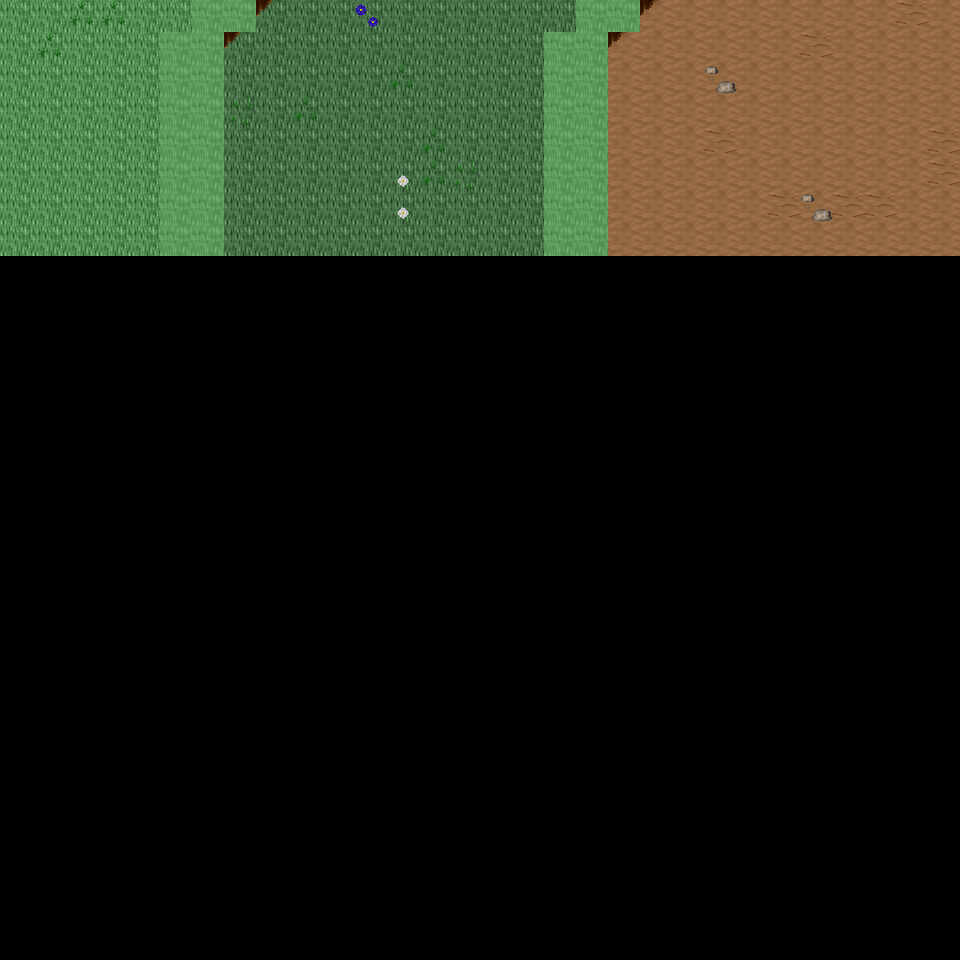

A level layout from a 2D game, rendered from its tile map. Below: a short description, then the map file with tile-grid data replaced by summaries:
An orthogonal 30x30 tile map with 32x32 px tiles, 6 tile layers (Ground, Object, Object2, Above, ...), 25 tilesets and 5 objects (5x mapExit).

<map version="1.0" orientation="orthogonal" renderorder="right-down" width="30" height="30" tilewidth="32" tileheight="32" nextobjectid="6">
  <tileset firstgid="1" name="tileset_ground_ground" tilewidth="32" tileheight="32" tilecount="33" columns="3">
    <image source="../drawable/tileset_ground_ground.png" width="96" height="352" />
  </tileset>
  <tileset firstgid="34" name="tileset_ground_grass_edges" tilewidth="32" tileheight="32" tilecount="36" columns="12">
    <image source="../drawable/tileset_ground_grass_edges.png" width="384" height="96" />
  </tileset>
  <tileset firstgid="70" name="tileset_ground_ridge_earth_dark" tilewidth="32" tileheight="32" tilecount="96" columns="12">
    <image source="../drawable/tileset_ground_ridge_earth_dark.png" width="384" height="256" />
  </tileset>
  <tileset firstgid="166" name="tileset_plant_flower_daisy_white" tilewidth="32" tileheight="32" tilecount="8" columns="2">
    <image source="../drawable/tileset_plant_flower_daisy_white.png" width="64" height="128" />
  </tileset>
  <tileset firstgid="174" name="tileset_plant_grasses" tilewidth="32" tileheight="32" tilecount="6" columns="3">
    <image source="../drawable/tileset_plant_grasses.png" width="96" height="64" />
  </tileset>
  <tileset firstgid="180" name="tileset_ground_rock_pebbles" tilewidth="32" tileheight="32" tilecount="3" columns="1">
    <image source="../drawable/tileset_ground_rock_pebbles.png" width="32" height="96" />
  </tileset>
  <tileset firstgid="183" name="tileset_plant_flower_daisy_blue" tilewidth="32" tileheight="32" tilecount="8" columns="2">
    <image source="../drawable/tileset_plant_flower_daisy_blue.png" width="64" height="128" />
  </tileset>
  <tileset firstgid="191" name="tileset_ground_ladder_vertical_dark" tilewidth="32" tileheight="32" tilecount="3" columns="3">
    <image source="../drawable/tileset_ground_ladder_vertical_dark.png" width="96" height="32" />
  </tileset>
  <tileset firstgid="194" name="tileset_item_corpse_huge_animal" tilewidth="32" tileheight="32" tilecount="16" columns="2">
    <image source="../drawable/tileset_item_corpse_huge_animal.png" width="64" height="256" />
  </tileset>
  <tileset firstgid="210" name="tileset_ground_ladder_steps" tilewidth="32" tileheight="32" tilecount="6" columns="3">
    <image source="../drawable/tileset_ground_ladder_steps.png" width="96" height="64" />
  </tileset>
  <tileset firstgid="216" name="tileset_logic_creature_rodent" tilewidth="32" tileheight="32" tilecount="8" columns="8">
    <image source="../drawable/tileset_logic_creature_rodent.png" width="256" height="32" />
  </tileset>
  <tileset firstgid="224" name="tileset_logic_creature_animal" tilewidth="32" tileheight="32" tilecount="32" columns="8">
    <image source="../drawable/tileset_logic_creature_animal.png" width="256" height="128" />
  </tileset>
  <tileset firstgid="256" name="tileset_logic_portal" tilewidth="32" tileheight="32" tilecount="24" columns="8">
    <image source="../drawable/tileset_logic_portal.png" width="256" height="96" />
  </tileset>
  <tileset firstgid="280" name="tileset_logic_creature_orc" tilewidth="32" tileheight="32" tilecount="5" columns="5">
    <image source="../drawable/tileset_logic_creature_orc.png" width="192" height="32" />
  </tileset>
  <tileset firstgid="285" name="tileset_logic_collision" tilewidth="32" tileheight="32" tilecount="1" columns="1">
    <image source="../drawable/tileset_logic_collision.png" width="32" height="32" />
  </tileset>
  <tileset firstgid="286" name="tileset_ground_green_paving" tilewidth="32" tileheight="32" tilecount="18" columns="3">
    <image source="../drawable/tileset_ground_green_paving.png" width="96" height="192" />
  </tileset>
  <tileset firstgid="304" name="tileset_logic_protection" tilewidth="32" tileheight="32" tilecount="2" columns="2">
    <image source="../drawable/tileset_logic_protection.png" width="64" height="32" />
  </tileset>
  <tileset firstgid="306" name="tileset_ground_earth_edges" tilewidth="32" tileheight="32" tilecount="18" columns="6">
    <image source="../drawable/tileset_ground_earth_edges.png" width="192" height="96" />
  </tileset>
  <tileset firstgid="324" name="tileset_ground_grass_corners" tilewidth="32" tileheight="32" tilecount="24" columns="6">
    <image source="../drawable/tileset_ground_grass_corners.png" width="192" height="128" />
  </tileset>
  <tileset firstgid="348" name="tileset_plant_tree_tree_darkgreen" tilewidth="32" tileheight="32" tilecount="88" columns="8">
    <image source="../drawable/tileset_plant_tree_tree_darkgreen.png" width="256" height="352" />
  </tileset>
  <tileset firstgid="436" name="tileset_plant_tree_evergreen" tilewidth="32" tileheight="32" tilecount="36" columns="3">
    <image source="../drawable/tileset_plant_tree_evergreen.png" width="96" height="384" />
  </tileset>
  <tileset firstgid="472" name="tileset_building_decoration_rocks" tilewidth="32" tileheight="32" tilecount="6" columns="3">
    <image source="../drawable/tileset_building_decoration_rocks.png" width="96" height="64" />
  </tileset>
  <tileset firstgid="478" name="tileset_plant_bush_bushes" tilewidth="32" tileheight="32" tilecount="10" columns="5">
    <image source="../drawable/tileset_plant_bush_bushes.png" width="160" height="64" />
  </tileset>
  <tileset firstgid="488" name="tileset_plant_bush_various_small" tilewidth="32" tileheight="32" tilecount="9" columns="3">
    <image source="../drawable/tileset_plant_bush_various_small.png" width="96" height="96" />
  </tileset>
  <tileset firstgid="497" name="tileset_ground_dry_grass" tilewidth="32" tileheight="32" tilecount="54" columns="9">
    <image source="../drawable/tileset_ground_dry_grass.png" width="288" height="192" />
  </tileset>
  <layer name="Ground" width="30" height="30">
    <data>[900 cells, 240 non-empty, 3 distinct tile ids]</data>
  </layer>
  <layer name="Object" width="30" height="30">
    <data>[900 cells, 58 non-empty, 11 distinct tile ids]</data>
  </layer>
  <layer name="Object2" width="30" height="30">
    <data>[900 cells, 0 non-empty, 0 distinct tile ids]</data>
  </layer>
  <layer name="Above" width="30" height="30">
    <data>[900 cells, 0 non-empty, 0 distinct tile ids]</data>
  </layer>
  <layer name="Above2" width="30" height="30">
    <data>[900 cells, 0 non-empty, 0 distinct tile ids]</data>
  </layer>
  <layer name="Walkable" width="30" height="30">
    <data>[900 cells, 32 non-empty, 1 distinct tile ids]</data>
  </layer>
  <objectgroup name="MapEvents">
    <object id="1" name="north" type="mapExit" x="0" y="0" width="192" height="32">
      <properties>
        <property name="map" value="level_0_x172_y28" />
        <property name="x" value="0" />
        <property name="y" value="28" />
      </properties>
    </object>
    <object id="2" name="north2" type="mapExit" x="256" y="0" width="320" height="32">
      <properties>
        <property name="map" value="level_0_x172_y28" />
        <property name="x" value="8" />
        <property name="y" value="28" />
      </properties>
    </object>
    <object id="3" name="north3" type="mapExit" x="640" y="0" width="320" height="32">
      <properties>
        <property name="map" value="level_0_x172_y28" />
        <property name="x" value="20" />
        <property name="y" value="28" />
      </properties>
    </object>
    <object id="4" name="west" type="mapExit" x="0" y="0" width="32" height="960">
      <properties>
        <property name="map" value="level_0_x171_y29" />
        <property name="x" value="28" />
        <property name="y" value="0" />
      </properties>
    </object>
    <object id="5" name="east" type="mapExit" x="928" y="0" width="32" height="960">
      <properties>
        <property name="map" value="level_0_x173_y29" />
        <property name="x" value="1" />
        <property name="y" value="0" />
      </properties>
    </object>
  </objectgroup>
</map>
